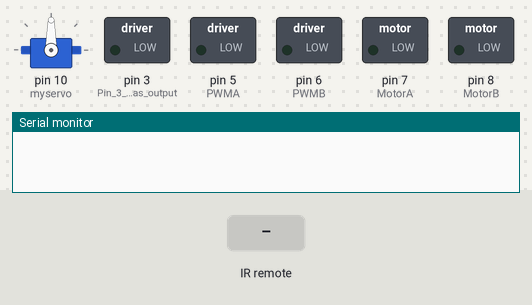
The sketch below on a simulated Arduino Uno, built with avr-gcc and run on an emulated ATmega328P. Parts: servo, switched loads named in the sketch (green lamp = pin HIGH), the last lines printed to the serial monitor. The test bench sets the inputs (shaded band).

Above: at 1.2 s.
1.3 s: infrared code 0xFF629D received
At 1.6 s:
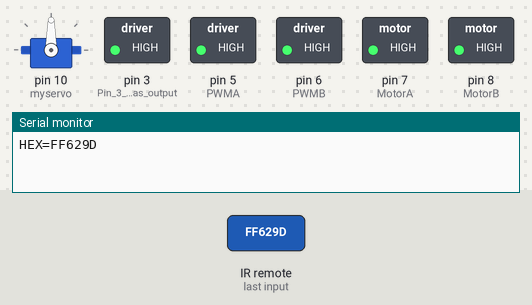
2.8 s: infrared code 0xFFA857 received
At 3.9 s:
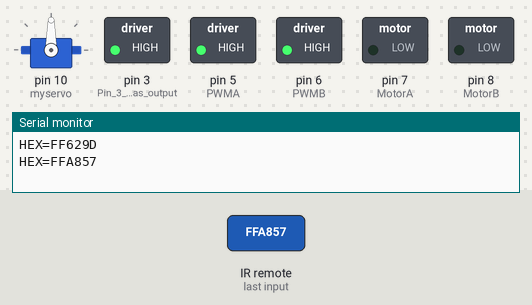
4.3 s: infrared code 0xFFC23D received
At 5.1 s:
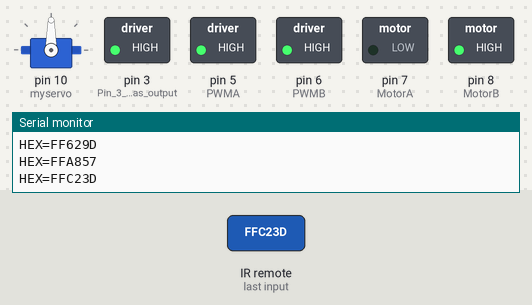
5.8 s: infrared code 0xFF22DD received
At 6.2 s:
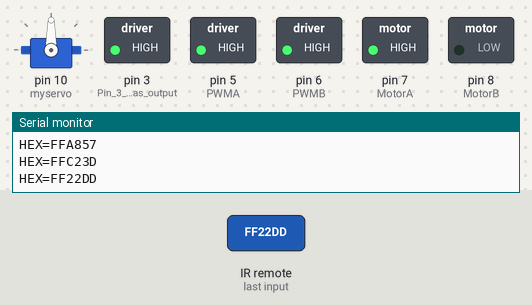
7.3 s: infrared code 0xFF02FD received
At 8.5 s:
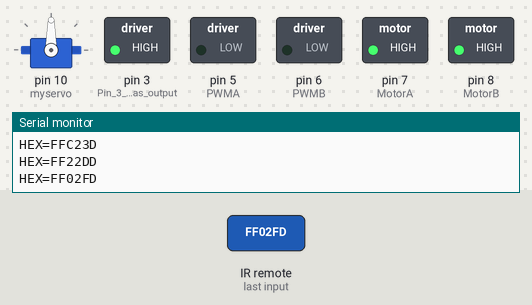
8.8 s: infrared code 0xFF30CF received
At 9.7 s:
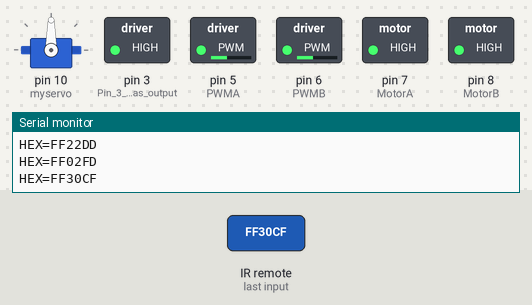
Timing chart, 0 to 11.3 s (numbered marks = the images above; inputs shaded):
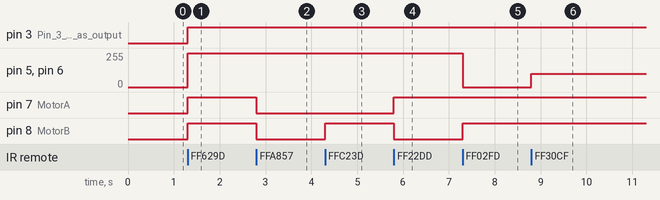

Measured:
- after the input at 1.3 s, pin 3 (Pin_3_set_as_output), pin 7 (MotorA), pin 8 (MotorB): LOW → HIGH at once; pin 5 (PWMA), pin 6 (PWMB): 0/255 → 255/255 at once
- after the input at 2.8 s, pin 7 (MotorA), pin 8 (MotorB): HIGH → LOW at once
- after the input at 4.3 s, pin 8 (MotorB): LOW → HIGH at once
- after the input at 5.8 s, pin 7 (MotorA): LOW → HIGH at once; pin 8 (MotorB): HIGH → LOW at once
- after the input at 7.3 s, pin 5 (PWMA), pin 6 (PWMB): 255/255 → 0/255 at once; pin 8 (MotorB): LOW → HIGH at once
- after the input at 8.8 s, pin 5 (PWMA), pin 6 (PWMB): 0/255 → 100/255 at once

The sketch:

Robot_car_+_IR_with_all_modes_Kevin_Sarmiento_Tapia_2291323.ino
```cpp
/*
  Robot car + IR with all modes.

  The program's goal is to control the car by using an IR (Infrared Remote), we will be able to control the car and use all the
  functions (Line tracker and Obstacle mode) just using the IR.

  The program's theme is to include the library "<IRemote.h>" to configure the IR.
*/
#include <NewPing.h> // Includes the library "<NewPing.h>" to be able to use the ultrasonic sensor.

#define TRIGGER_PIN  13 // Trigger pin is 13
#define ECHO_PIN     12 // Echo pin is 12
#define MAX_DISTANCE 400 // Maximum distance we want to measure (in centimeters).

NewPing sonar(TRIGGER_PIN, ECHO_PIN, MAX_DISTANCE); // NewPing setup of pins and maximum distance.

#include <Servo.h> // Includes the library Servo motor to program the servo motor.

Servo myservo; // Creates servo object to control a servo.

#include <IRremote.h> // Includes the library "<IRemote.h>"" to configure the IR.

const int RECV_PIN = 9; // Define sensor pin.

IRrecv irrecv(RECV_PIN); // Define IR Receiver and Results Objects.
decode_results results;

unsigned long lastCode; // Stores the value of the last code
int MotorA=7; // Motor A of the car connected to pin 7.
int MotorB=8;  // Motor B of the car connected to pin 8.
int PWMA=5; // PWMA (Pulse With Modulation A) connected to pin 5 .
int PWMB=6; // PWMB (Pulse With Modulation B) connected to pin 6.
int Speed=255; // Stores the values of the speed, inicially it is 255 (Max speed).
int Low_Speed=100; // The car will run in a low speed (100) to give time to the program to work properly.
int Medium_Speed=127; // The car will run in a medium speed (100) to give time to the program to work properly.

void setup() { // This program will run once:
irrecv.enableIRIn(); // Initialize the IR.
pinMode(MotorA, OUTPUT); // Pin Motor A set as output.
pinMode(MotorB, OUTPUT); // Pin Motor B set as output.
pinMode(PWMA, OUTPUT); // Pin PWMA set as output.
pinMode(PWMB, OUTPUT); // Pin PWMB set as output.
pinMode(3, OUTPUT); // Pin 3 set as output.
Serial.begin(9600); // Initialize the serial monitor.
myservo.attach(10); // Sets the pin of the servo motor.
}

void loop() { // This program will run forever:
if (irrecv.decode(&results)){ // this is to configure the buttons of the IR
  // The serial monitor will print the value of every button we press in HEX.
  Serial.print("HEX=");
  Serial.println(results.value, HEX);
      if(results.value == 0xFFFFFFFF){ // If we hold any button, it will run the code that was assigned to it.
            results.value = lastCode;
       }
      if(results.value == 0xFF7A85){ // The button "3" (FF7A85 in HEX) has the action of changing the speed to the half.
          Speed=127;
       }
      if(results.value == 0xFF10EF){ // The button "4" (FF10EF in HEX) has the action of changing the speed to its maximum.
          Speed=255;
       }
        if(results.value == 0xFF629D){ // The button "VOL+" (FF629D in HEX) has the action of moving the car forward.
          forward(Speed);
       }
       if(results.value == 0xFFA857){ // The button "VOL-" (FFA857 in HEX) has the action of moving the car backward.
          backward(Speed);
       }
       if(results.value == 0xFFC23D){ // The button ">>|" (FFC23D in HEX) has the action of turning the car to the right.
          right(Speed);
       }
       if(results.value == 0xFF22DD){ // The button "|<<" (FF22DD in HEX) has the action of turning the car to the left.
          left(Speed);
       }
       if(results.value == 0xFF02FD){ // The button ">||" (FF02FD in HEX) has the action of stopping the car.
          Stop();
       }
       if(results.value == 0xFF30CF){ // The button "1" (FF30CF) has the action of putting the car in line tracker mode.
          int Left_sensor=analogRead(A2); // Left sensor of the line tracker
          int Middle_sensor=analogRead(A1); // Middle sensor of the line tracker
          int Right_sensor=analogRead(A0); // Right sensor of the line tracker
          if (Middle_sensor > 45){
            // If the middle sensor measurement is more than 45, go fordward at low speed by calling the function "forward"
            forward(Low_Speed);
          } else if (Left_sensor > 50){
            // Else if the left sensor measurement is more than 50, turn to the left at low speed by calling the function "left"
            left(Low_Speed);
          } else if (Right_sensor > 440){
            // Else if the right sensor measurement us more than 440, turn to the right at low speed by calling the function "right"
            right(Low_Speed);
          }
       }
       if(results.value == 0xFF18E7){ // The button "2" (FF18E7) has the action of putting the car in obstacle avoiding mode.
         int distance = sonar.ping_cm(); // Stores the distance's value.
          if (distance < 20) {
           /* If distance is less than 25, then the robot will stop, move backward and the servo motor will turn to the right (0°) and the left (180°),
              the variables "Distance_right" and "Distance_left" will store the values of the distance at the right and at the left.
           */
           Stop();
           delay(300);
           backward(Medium_Speed);
           delay(300);
           Stop();
           delay(300);
           int Distance_right = Rightdistance();
           delay(300);
           int Distance_left = Leftdistance();
           delay(300);
            if ( Distance_right > Distance_left ) {
             // If the distance at the right is greater than the distance at the left, then the car will turn to the right and keep going forward
             right(Medium_Speed);
             delay(300);
             Stop();
             delay(300);
             myservo.write(90);
            } else if ( Distance_left > Distance_right ){
             // Else, if the distance at the left is greater than the distance at the right, then the car will turn to the left and keep going forward
             left(Medium_Speed);
             delay(300);
             Stop();
             delay(300);
             myservo.write(90);
            } else if (( Distance_left<20 || Distance_right<20 )){
             // However, if both distances are lower than 25, it means that the car is in a corner, so it will turn 180° and move forward
             right(Medium_Speed);
             delay(1000);
             Stop();
             delay(300);
             myservo.write(90);
           }
          } else {
           // If the distance is not less than 25, the car will just move forward.
           forward(Medium_Speed);
          }
       }
     irrecv.resume(); // Resumes the IR.
}
}

void forward(int x){ // Function to called "forward".
  /* The function "fordward" makes the car go forward by using this methode:
      1. The Motor A has to go forward, so we give high voltage (1) to its pin
      2. The Motor B also has to go forward, so we give high voltage (1) to its pin.
      3. The pin 3 will always have high voltage (1).
      4. The pins for PWMA and PWMB will be the speed of the car we assign.
  */
  digitalWrite(3, 1);
  digitalWrite(MotorA,1);
  analogWrite(PWMA, x);
  digitalWrite(MotorB, 1);
  analogWrite(PWMB, x);
}
void backward(int x){ // Function called "backward".
  /* The function "backward" makes the car go backwards by using this methode:
      1. The Motor A has to go backward, so we give low voltage (0) to its pin
      2. The Motor B also has to go backward, so we give low voltage (0) to its pin.
      3. The pin 3 will always have high voltage (1).
      4. The pins for PWMA and PWMB will be the speed of the car we assign.
  */
  digitalWrite(3, 1);
  digitalWrite(MotorA,0);
  analogWrite(PWMA, x);
  digitalWrite(MotorB, 0);
  analogWrite(PWMB, x);
}
void left(int x){ // Function called "left".
  /* The function "left" makes the car turn to the left by using this methode:
      1. The Motor A has to go forward, so we give high voltage (1) to its pin
      2. The Motor B has to go backwards, so we give low voltage (0) to its pin.
      3. The pin 3 will always have high voltage (1).
      4. The pins for PWMA and PWMB will be the speed of the car we assign.
  */
  digitalWrite(3, 1);
  digitalWrite(MotorA,1);
  analogWrite(PWMA, x);
  digitalWrite(MotorB, 0);
  analogWrite(PWMB, x);
}
void right(int x){ // Function called "right".
  /* The function "right" makes the car turn to the right by using this methode:
      1. The Motor A has to go backward, so we give low voltage (0) to its pin
      2. The Motor B has to go forward, so we give high voltage (1) to its pin.
      3. The pin 3 will always have high voltage (1).
      4. The pins for PWMA and PWMB will be the speed of the car we assign.
  */
  digitalWrite(3, 1);
  digitalWrite(MotorA,0);
  analogWrite(PWMA, x);
  digitalWrite(MotorB, 1);
  analogWrite(PWMB, x);
}
void Stop(){ // Function called "stop".
  /* The function "stop" stops the car by using this methode:
      1. The Motor A has to go fordward, so we give high voltage (1) to its pin
      2. The Motor B also has to go forward, so we give high voltage (1) to its pin.
      3. The pin 3 will always have high voltage (1).
      4. The pins for PWMA and PWMB will have no speed as we want the car to stop.
  */
  digitalWrite(3, 1);
  digitalWrite(MotorA,1);
  analogWrite(PWMA, 0);
  digitalWrite(MotorB, 1);
  analogWrite(PWMB, 0);
}
int Rightdistance(){ // Function called "Rightdistance"
  // This function stores the value of the distance when the robot looks at the right.
  myservo.write(0);
  delay(300);
  int distance_right = sonar.ping_cm();
  delay(300);
}
int Leftdistance(){ // Function called "Leftdistance"
  // This function stores the value of the distance when the robot looks at the left.
  myservo.write(180);
  delay(300);
  int distance_left = sonar.ping_cm();
  delay(300);
}
```
